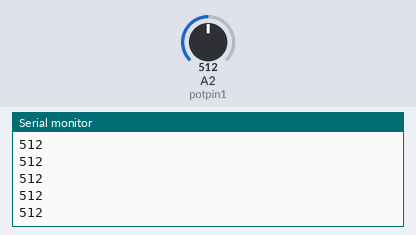
A sketch run on a simulated Arduino Uno, built with avr-gcc and run on an emulated ATmega328P. Shown: the last lines printed to the serial monitor. The inputs (shaded band) are chosen by the test bench; at power-on: A2 (potpin1) = 512.

Above: at 1.2 s.
1.3 s: A2 (potpin1) set to 716
At 2.1 s:
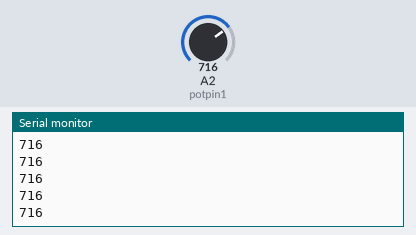
2.8 s: A2 (potpin1) set to 900
At 3.4 s:
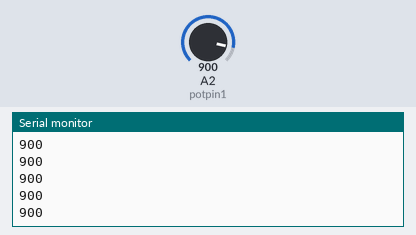
Timing chart, 0 to 5.8 s (numbered marks = the images above; inputs shaded):
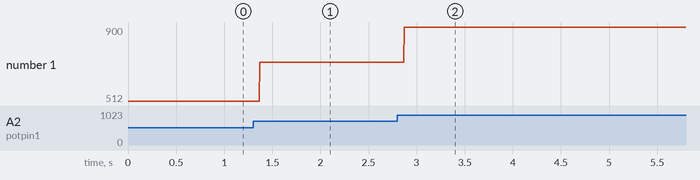

Measured:
- after the input at 1.3 s, the serial monitor: prints a new line after 0.07 s (image 1)
- after the input at 2.8 s, the serial monitor: prints a new line after 0.07 s (image 2)
- plotted number 1: 512 → 716 after the input at 1.3 s, 716 → 900 after the input at 2.8 s

The sketch:

potentiometerSerial_Python.ino
```cpp
// Program for basic communication between microcontroller and python
// pair with basicSerial_Python arduino program
// reference: https://makersportal.com/blog/2018/2/25/python-datalogger-reading-the-serial-output-from-arduino-to-analyze-data-using-pyserial
// reference: https://pyserial.readthedocs.io/en/latest/shortintro.html#

//arduino serial monitor must be closed to transmit serial data

#include <ResponsiveAnalogRead.h>
#include <String.h>

const int potpin1 = A2;  // analog pin used to connect the potentiometer
//const int potpin2 = A2;
//const int potpin3 = A4;

ResponsiveAnalogRead analog1(potpin1, true);
//ResponsiveAnalogRead analog2(potpin2, true);
//ResponsiveAnalogRead analog3(potpin3, true);

void setup()
{
  Serial.begin(9600);
}

void loop()
{
  //analogWriteResolution(13);
  //analogReadResolution(13);

  analog1.setAnalogResolution(8192);

  analog1.update(); //updates ResponsiveAnalogRead every loop
  //analog2.update();
  //analog3.update();

  int a1 = analog1.getValue(); //updates ResponsiveAnalogRead every loop
  //int a2 = analog2.getValue();
  //int a3 = analog3.getValue();

  char buff[80];
  //sprintf(buff,"%d,%d,%d",a1,a2,a3);
  //sprintf(buff,"%d",a1);
  //string formatted_buff = str(buff);
  Serial.println(a1);
  //Serial.println(analog1.getValue());


}
```
